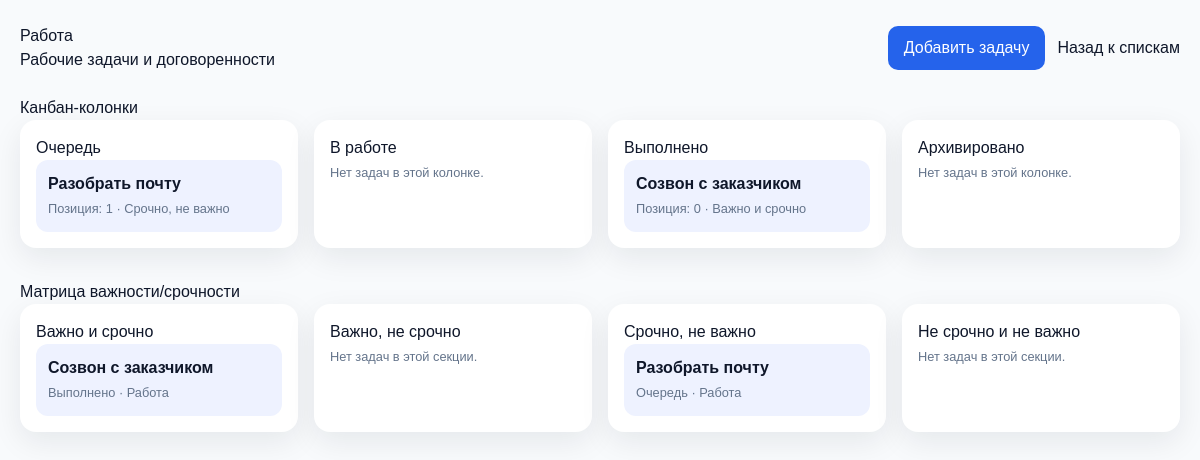
/lists/2/, run on the app's committed database.
### tasks/models.py (models this page shows, shortened)
class TodoList(models.Model):
    user = models.ForeignKey(
        TodoUser,
        on_delete=models.CASCADE,
        related_name='todo_lists',
        verbose_name='Пользователь',
    )
    title = models.CharField(max_length=200, verbose_name='Название')
    description = models.TextField(blank=True, verbose_name='Описание')
    color = models.CharField(max_length=7, blank=True, verbose_name='Цвет')
    icon = models.CharField(max_length=50, blank=True, verbose_name='Иконка')
    position = models.PositiveIntegerField(default=0, verbose_name='Позиция')
    is_archived = models.BooleanField(default=False, verbose_name='В архиве')
    created_at = models.DateTimeField(auto_now_add=True, verbose_name='Создан')
    updated_at = models.DateTimeField(auto_now=True, verbose_name='Обновлен')
    class Meta:
        verbose_name = 'Список задач'
        verbose_name_plural = 'Списки задач'
        ordering = ['position', 'title']
        constraints = [
            models.UniqueConstraint(
                fields=['user', 'title'],
                name='unique_todo_list_title_per_user',
            ),
        ]
        indexes = [
            models.Index(fields=['user'], name='todo_list_user_idx'),
            models.Index(fields=['user', 'is_archived'], name='todo_list_user_arch_idx'),
        ]

class Task(models.Model):
    class Status(models.TextChoices):
        QUEUE = 'queue', 'Очередь'
        IN_PROGRESS = 'in_progress', 'В работе'
        DONE = 'done', 'Выполнено'
        ARCHIVED = 'archived', 'Архивировано'
    user = models.ForeignKey(
        TodoUser,
        on_delete=models.CASCADE,
        related_name='tasks',
        verbose_name='Пользователь',
    )
    todo_list = models.ForeignKey(
        TodoList,
        on_delete=models.CASCADE,
        related_name='tasks',
        verbose_name='Список задач',
    )
    title = models.CharField(max_length=255, verbose_name='Заголовок')
    description = models.TextField(blank=True, verbose_name='Описание')
    status = models.CharField(
        max_length=20,
        choices=Status.choices,
        default=Status.QUEUE,
        verbose_name='Статус',
    )
    position = models.PositiveIntegerField(default=0, verbose_name='Позиция')
    is_important = models.BooleanField(default=False, verbose_name='Важно')
    is_urgent = models.BooleanField(default=False, verbose_name='Срочно')
    start_date = models.DateTimeField(null=True, blank=True, verbose_name='Дата старта')
    due_date = models.DateTimeField(null=True, blank=True, verbose_name='Дедлайн')
    completed_at = models.DateTimeField(null=True, blank=True, verbose_name='Завершена')
    archived_at = models.DateTimeField(null=True, blank=True, verbose_name='Архивирована')
    is_deleted = models.BooleanField(default=False, verbose_name='Удалена')
    deleted_at = models.DateTimeField(null=True, blank=True, verbose_name='Удалена в')
    created_at = models.DateTimeField(auto_now_add=True, verbose_name='Создана')
    updated_at = models.DateTimeField(auto_now=True, verbose_name='Обновлена')
    class Meta:
        verbose_name = 'Задача'
        verbose_name_plural = 'Задачи'
        ordering = ['todo_list__position', 'status', 'position', '-created_at']
        constraints = [
            models.UniqueConstraint(
                fields=['todo_list', 'status', 'position'],
                condition=Q(is_deleted=False),
                name='unique_task_position_per_status',
            ),
            models.CheckConstraint(
                check=Q(position__gte=0),
                name='task_position_gte_0',
            ),
        ]
        indexes = [
            models.Index(fields=['user', 'status'], name='task_user_status_idx'),
            models.Index(fields=['todo_list', 'status'], name='task_list_status_idx'),
            models.Index(
                fields=['user', 'is_important', 'is_urgent'],
                name='task_priority_matrix_idx',
            ),
        ]
    @property
    def priority_label(self) -> str:
        if self.is_important and self.is_urgent:
            return 'Важно и срочно'
        if self.is_important:
            return 'Важно, не срочно'
        if self.is_urgent:
            return 'Срочно, не важно'
        return 'Без высокого приоритета'

### tasks/views.py (the view, shortened to what this page needs)
# urls.py: path('lists/<int:pk>/', TodoListDetailView.as_view(), name='list_detail'),
class TodoListDetailView(View):
    template_name = 'tasks/list_detail.html'
    def get(self, request, pk):
        user = request.user if request.user.is_authenticated else get_demo_user()
        if user is None:
            raise Http404('Нет пользователя для демонстрации.')
        todo_list = TodoList.objects.filter(user=user, pk=pk).first()
        if todo_list is None:
            raise Http404('Список задач не найден.')
        return render(
            request,
            self.template_name,
            self.get_context(
                user,
                todo_list,
                task_form=TaskForm(user=user, todo_list=todo_list),
            ),
        )
    def get_context(self, user, todo_list, task_form, is_create_task_form_open=False):
        tasks = (
            Task.objects.filter(todo_list=todo_list, user=user, is_deleted=False)
            .order_by('status', 'position', '-created_at')
        )
        columns = OrderedDict(
            (status, {'label': label, 'tasks': []}) for status, label in Task.Status.choices
        )
        priority_matrix = OrderedDict(
            [
                ('important_urgent', {'label': 'Важно и срочно', 'tasks': []}),
                ('important_not_urgent', {'label': 'Важно, не срочно', 'tasks': []}),
                ('not_important_urgent', {'label': 'Срочно, не важно', 'tasks': []}),
                ('not_important_not_urgent', {'label': 'Не срочно и не важно', 'tasks': []}),
            ]
        )
        for task in tasks:
            columns[task.status]['tasks'].append(task)
            if task.is_important and task.is_urgent:
                priority_matrix['important_urgent']['tasks'].append(task)
            elif task.is_important:
                priority_matrix['important_not_urgent']['tasks'].append(task)
            elif task.is_urgent:
                priority_matrix['not_important_urgent']['tasks'].append(task)
            else:
                priority_matrix['not_important_not_urgent']['tasks'].append(task)
        return {
            'user_obj': user,
            'todo_list': todo_list,
            'columns': columns,
            'priority_matrix': priority_matrix,
            'task_form': task_form,
            'is_create_task_form_open': is_create_task_form_open,
        }

### tasks/views.py (called while the page is built)
def get_demo_user():
    return TodoUser.objects.order_by('id').first()

### tasks/templates/tasks/list_detail.html (shortened to what this page needs)
{% extends "base_layout.html" %}
{% block content %}
<div class="wrapper">
    <div class="topbar">
        <div>
            <h1>{{ todo_list.title }}</h1>
            <p>{{ todo_list.description|default:"Без описания" }}</p>
        </div>
        <div class="topbar-actions">
            <button class="button" type="button" data-open-task-form>Добавить задачу</button>
            <a href="{% url 'tasks:dashboard' %}">Назад к спискам</a>
        </div>
    </div>
    <h2>Канбан-колонки</h2>
    <div class="board">
        {% for column in columns.values %}
            <div class="column">
                <h3>{{ column.label }}</h3>
                {% for task in column.tasks %}
                    <div class="task">
                        <strong>{{ task.title }}</strong><br>
                        <small>Позиция: {{ task.position }} · {{ task.priority_label }}</small>
                    </div>
                {% empty %}
                    <p><small>Нет задач в этой колонке.</small></p>
                {% endfor %}
            </div>
        {% endfor %}
    </div>
    <h2>Матрица важности/срочности</h2>
    <div class="matrix">
        {% for section in priority_matrix.values %}
            <div class="column">
                <h3>{{ section.label }}</h3>
                {% for task in section.tasks %}
                    <div class="task">
                        <strong>{{ task.title }}</strong><br>
                        <small>{{ task.get_status_display }} · {{ task.todo_list.title }}</small>
                    </div>
                {% empty %}
                    <p><small>Нет задач в этой секции.</small></p>
                {% endfor %}
            </div>
        {% endfor %}
    </div>
</div>
{% endblock content %}

### tasks/templates/tasks/list_detail.html (style rules this page uses)
body { font-family: Arial, sans-serif; margin: 0; background: #f8fafc; color: #0f172a; }
.wrapper { max-width: 1300px; margin: 0 auto; padding: 24px 20px 48px; }
.topbar { display: flex; justify-content: space-between; align-items: center; gap: 16px; margin-bottom: 24px; }
.topbar-actions { display: flex; align-items: center; gap: 12px; }
.button { border: 0; border-radius: 10px; background: #2563eb; color: #fff; cursor: pointer; font: inherit; padding: 10px 16px; }
.board, .matrix { display: grid; gap: 16px; }
.board { grid-template-columns: repeat(auto-fit, minmax(220px, 1fr)); margin-bottom: 32px; }
.matrix { grid-template-columns: repeat(auto-fit, minmax(260px, 1fr)); }
.column { background: #ffffff; border-radius: 16px; padding: 16px; box-shadow: 0 10px 30px rgba(15, 23, 42, 0.08); }
.task { background: #eef2ff; border-radius: 12px; padding: 12px; margin-bottom: 10px; }
.task:last-child { margin-bottom: 0; }
a { color: #2563eb; text-decoration: none; }
small { color: #64748b; }

### data on the page
TodoList: title "Работа", description "Рабочие задачи и договоренности"
Task: title "Разобрать почту", position "1", priority_label "Срочно, не важно", status "Очередь", todo_list "Работа"
Task: title "Созвон с заказчиком", position "0", priority_label "Важно и срочно", status "Выполнено", todo_list "Работа"

### other printed values
{{ column.label }} "Очередь" "В работе" "Выполнено" "Архивировано"
{{ section.label }} "Важно и срочно" "Важно, не срочно" "Срочно, не важно" "Не срочно и не важно"
